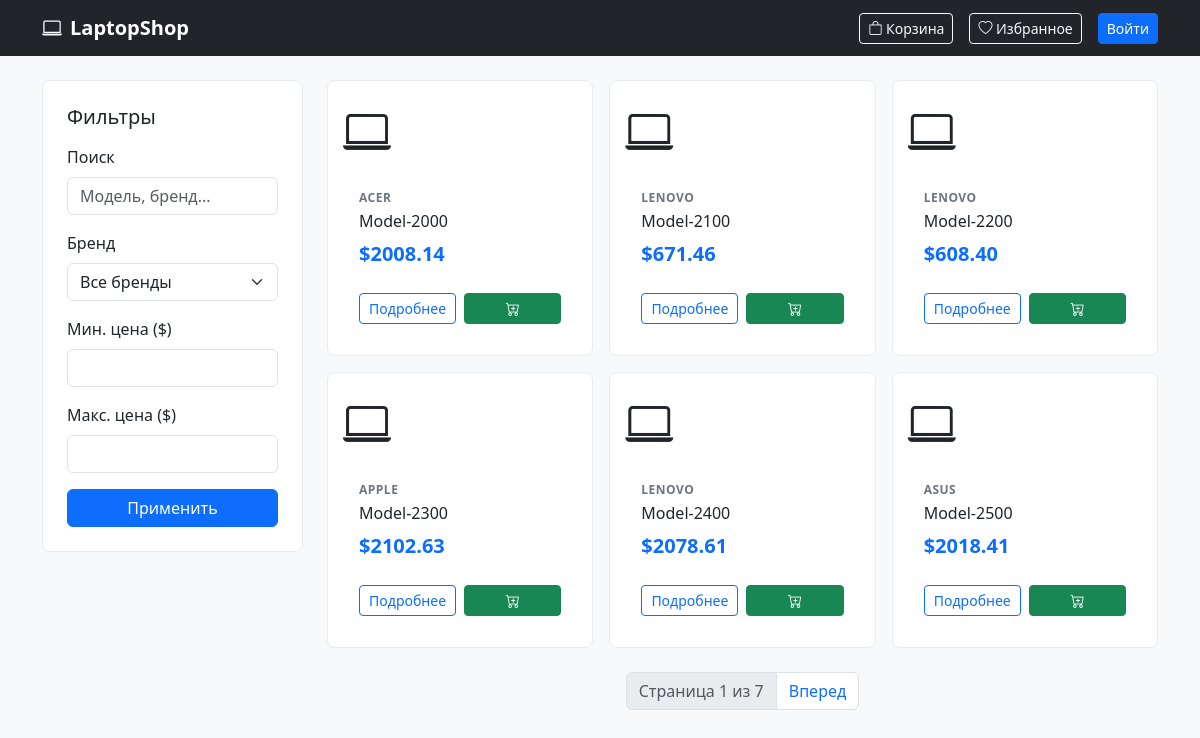
The app's page /, older data.
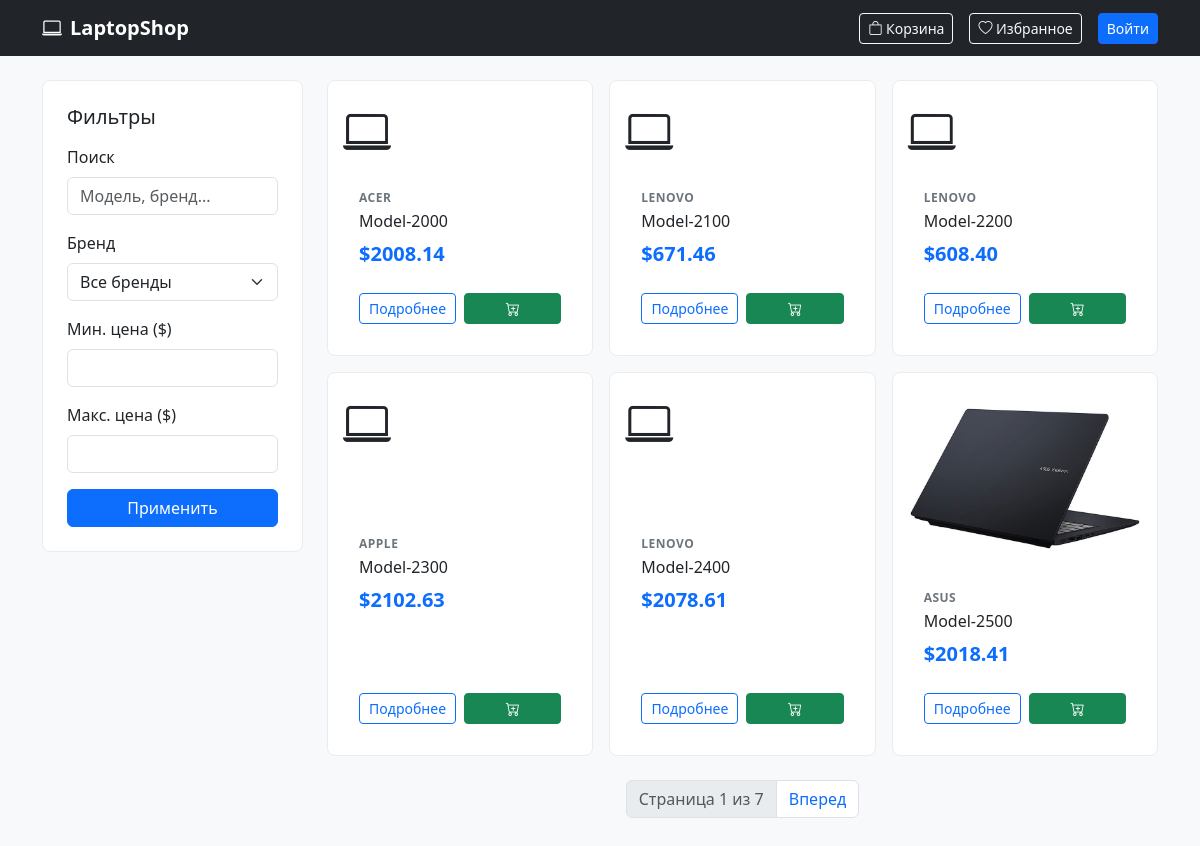
The same page, newer data.
### shop/models.py (models this page shows, shortened)
class Laptop(models.Model):
    brand = models.CharField(max_length=100)
    model_name = models.CharField(max_length=100)
    price = models.DecimalField(max_digits=10, decimal_places=2)
    description = models.TextField()
    processor = models.CharField(max_length=100)
    ram = models.IntegerField(help_text="В ГБ")
    storage = models.IntegerField(help_text="В ГБ")
    screen_size = models.CharField(max_length=50)
    image = models.ImageField(upload_to='laptops/', blank=True, null=True)
    created_at = models.DateTimeField(auto_now_add=True)

### shop/views.py (the view)
# urls.py: path('', views.laptop_list, name='laptop_list'),
def laptop_list(request):
    laptops = Laptop.objects.all().order_by("-created_at")
    brand = request.GET.get("brand")
    if brand:
        laptops = laptops.filter(brand__iexact=brand)
    price_min = request.GET.get("price_min")
    price_max = request.GET.get("price_max")
    if price_min:
        laptops = laptops.filter(price__gte=price_min)
    if price_max:
        laptops = laptops.filter(price__lte=price_max)
    q = request.GET.get("q")
    if q:
        laptops = laptops.filter(
            Q(brand__icontains=q) | Q(model_name__icontains=q)
        )
    paginator = Paginator(laptops, 6)
    page_number = request.GET.get("page")
    page_obj = paginator.get_page(page_number)
    brands = Laptop.objects.values_list("brand", flat=True).distinct()
    context = {
        "page_obj": page_obj,
        "brands": brands,
        "selected_brand": brand,
        "price_min": price_min,
        "price_max": price_max,
        "q": q,
    }
    return render(request, "shop/laptop_list.html", context)

### shop/context_processors.py (called while the page is built)
def cart(request):
    return {"cart": Cart(request)}

### shop/templates/shop/laptop_list.html (shortened to what this page needs)
{% extends "shop/base.html" %}
{% block content %}
<div class="row g-4">
    <div class="col-md-3">
        <div class="filter-card">
            <h5 class="mb-3">Фильтры</h5>
            <form method="get">
                <div class="mb-3">
                    <label class="form-label">Поиск</label>
                    <input type="text" name="q" class="form-control" value="{{ q|default:'' }}" placeholder="Модель, бренд...">
                </div>
                <div class="mb-3">
                    <label class="form-label">Бренд</label>
                    <select name="brand" class="form-select">
                        <option value="">Все бренды</option>
                    </select>
                </div>
                <div class="mb-3">
                    <label class="form-label">Мин. цена ($)</label>
                    <input type="number" name="price_min" class="form-control" value="{{ price_min|default:'' }}">
                </div>
                <div class="mb-3">
                    <label class="form-label">Макс. цена ($)</label>
                    <input type="number" name="price_max" class="form-control" value="{{ price_max|default:'' }}">
                </div>
                <button type="submit" class="btn btn-primary w-100">Применить</button>
            </form>
        </div>
    </div>
    <div class="col-md-9">
        <div class="row g-3">
            {% for laptop in page_obj %}
                <div class="col-md-4">
                    <div class="product-card">
                        <div class="product-card-media">
                            {% if laptop.image %}
                                <img src="{{ laptop.image.url }}" alt="{{ laptop.name }}" style="width: 100%; height: 180px; object-fit: contain !important; max-height: 180px;">
                            {% else %}
                                <i class="bi bi-laptop" style="font-size: 3rem;"></i>
                            {% endif %}
                        </div>
                        <div class="p-3">
                            <span class="brand-badge">{{ laptop.brand }}</span>
                            <h6 class="mt-1 mb-2">{{ laptop.model_name }}</h6>
                            <div class="price">${{ laptop.price }}</div>
                        </div>
                        <div class="d-flex gap-2 p-3 pt-0">
                            <a href="{% url 'laptop_detail' laptop.id %}" class="btn btn-outline-primary btn-sm w-50">Подробнее</a>
                            <a href="{% url 'cart_add' laptop.id %}" class="btn btn-success btn-sm w-50"><i class="bi bi-cart-plus"></i></a>
                        </div>
                    </div>
                </div>
            {% empty %}
                <div class="col-12">
                    <p class="text-center">Ничего не найдено</p>
                </div>
            {% endfor %}
        </div>
        <nav aria-label="Page navigation" class="mt-4">
            <ul class="pagination justify-content-center">
                <li class="page-item disabled">
                    <span class="page-link">Страница {{ page_obj.number }} из {{ page_obj.paginator.num_pages }}</span>
                </li>
                {% if page_obj.has_next %}
                    <li class="page-item">
                        <a class="page-link" href="?page={{ page_obj.next_page_number }}">Вперед</a>
                    </li>
                {% endif %}
            </ul>
        </nav>
    </div>
</div>
{% endblock %}

Row changes from the older to the newer data that the page shows:
changed Laptop "Model-2500": image: picture added
